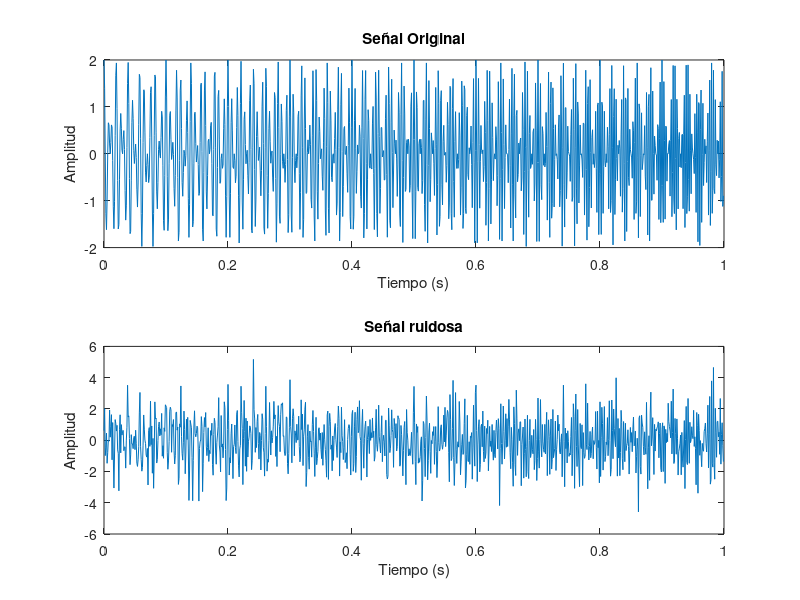

Write the MATLAB code that produced this figure. (Note: this script raises an error after producing the figure.)
% Agregar la carpeta de funciones al path de MATLAB
addpath('C:\Repositorios\Analisis Tiempo Frecuencia y Descomposicion de Señales\Funciones');

% Definición de parámetros de muestreo
Fs = 1000;         % Frecuencia de muestreo (Hz)
Ts = 1/Fs;         % Período de muestreo (s)
t = 0:Ts:1-Ts;     % Vector de tiempo de 1 segundo

% Generación de dos señales cosenoidales con modulación en frecuencia
x1 = cos(2*pi*100*t + 2*pi*100*t.^2);  % Señal 1: frecuencia base 100 Hz
x2 = cos(2*pi*150*t + 2*pi*100*t.^2);  % Señal 2: frecuencia base 150 Hz
x = x1 + x2;                           % Señal compuesta

% Calcular la potencia de la señal original
P_signal = mean(x.^2);  % Potencia de la señal (media del cuadrado de la amplitud)

% Generar ruido gaussiano con la misma potencia que la señal
ruido_gaussiano = sqrt(P_signal) * randn(size(x));  % Ruido blanco gaussiano
P_noise = mean(ruido_gaussiano.^2);                % Potencia del ruido

% Calcular la relación señal-ruido (SNR)
SNR = 10 * log10(P_signal / P_noise);  % SNR en decibelios (dB)
disp(['Relación señal-ruido (SNR): ', num2str(SNR), ' dB']);

% Visualización de la señal original y la señal ruidosa
figure;
subplot(2,1,1);
plot(t, x);
title('Señal Original');
xlabel('Tiempo (s)');
ylabel('Amplitud');

% Añadir ruido gaussiano a la señal original
x = x + ruido_gaussiano;

subplot(2,1,2);
plot(t, x);
title('Señal ruidosa');
xlabel('Tiempo (s)');
ylabel('Amplitud');

% Cálculo de la Transformada de Fourier de Tiempo Corto (STFT)
STFT_gauss = STFT_Gauss(x, t, 200);  % STFT usando ventana Gaussiana 
STFT_hann = STFT_Hann(x, t, 0.2);    % STFT usando ventana de Hann

% Definición del vector de frecuencias positivas
N = length(t);                       % Número de muestras
k = 0:Fs/N:Fs/2 - Fs/N;              % Vector de frecuencias (Hz)

% Visualización de los espectrogramas (magnitud de la STFT)
figure;

% Espectrograma con ventana Gaussiana
subplot(2,1,1);
imagesc(t, k, abs(STFT_gauss));      % Magnitud de la STFT
set(gca, 'YDir', 'reverse');         % Invertir eje Y para mostrar frecuencias altas abajo
xlabel('Tiempo (s)');
ylabel('Frecuencia (Hz)');
title('Espectrograma STFT con ventana Gaussiana');
colorbar;                            % Barra de color para la magnitud

% Espectrograma con ventana de Hann
subplot(2,1,2);
imagesc(t, k, abs(STFT_hann));       % Magnitud de la STFT
set(gca, 'YDir', 'reverse');         % Invertir eje Y para mostrar frecuencias altas abajo
xlabel('Tiempo (s)');
ylabel('Frecuencia (Hz)');
title('Espectrograma STFT con ventana de Hann');
colorbar;                            % Barra de color para la magnitud


%Comentario:
%Se observa que con ambas STFT (ventana Gaussiana y ventana de Hann) se
%obtiene un resultado muy similar.